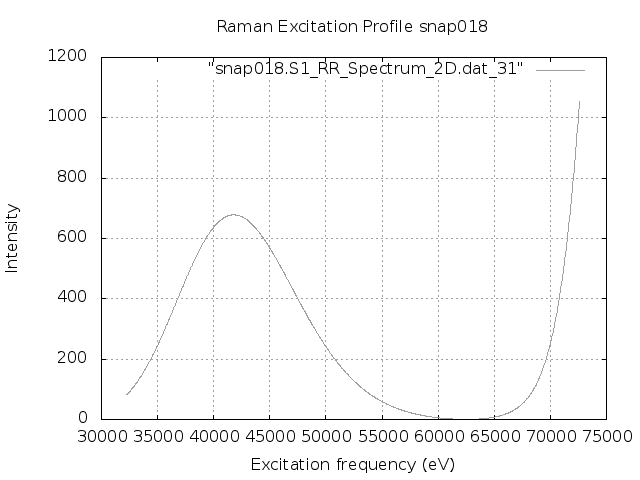

This figure's gnuplot source:
set terminal png
set output "snap018.S1.REP.png"
set xlabel 'Excitation frequency (eV)'
set ylabel 'Intensity'
set title "Raman Excitation Profile snap018"
set grid
set autoscale
plot "snap018.S1_RR_Spectrum_2D.dat_31" with lines lc "blue"
exit
